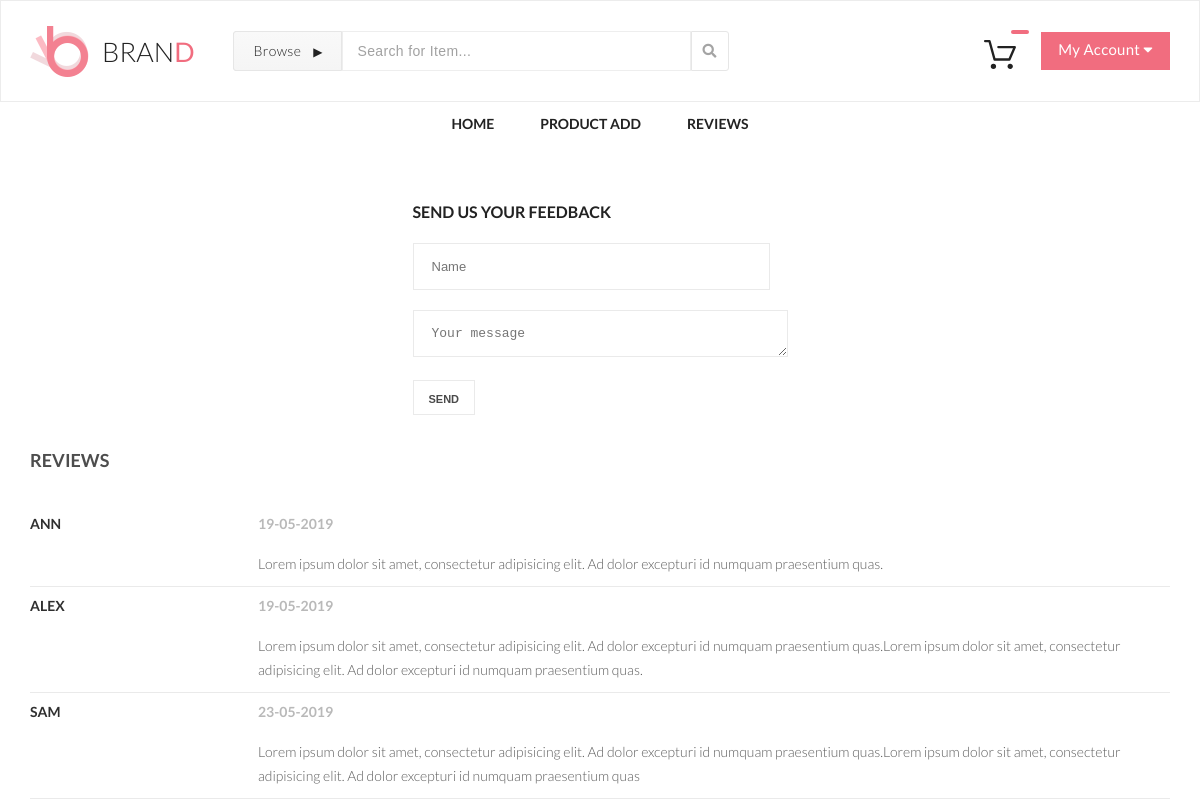
Screenshot of /?pages=reviews with the database file from the repository.
### tables this page shows
CREATE TABLE `reviews` (
  `id` int(11) NOT NULL,
  `name` varchar(30) NOT NULL,
  `text` text NOT NULL,
  `date` timestamp NOT NULL DEFAULT current_timestamp() COMMENT 'дата получения отзыва',
  `id_product` int(11) DEFAULT NULL
);

### all/config.php (called while the page is built, shortened)
<?php
function connect()
{
    static $link;
    if (empty($link)) {
        $link = mysqli_connect("localhost", "root", "", "gbphp");
    }
    return $link;
}

### public/index.php (called while the page is built, shortened)
<?php
include ("../all/L7/main.php");

### all/pages/reviewsPage.php (the view, shortened to what this page needs)
<?php
function index()
{
    $message = "";
    $sql = "SELECT name, text, date FROM reviews WHERE id_product IS NULL";
    $res = mysqli_query(connect(), $sql);
    while ($row = mysqli_fetch_assoc($res)) {
        $date = date("d-m-Y", strtotime($row["date"]));
        $feedback .= <<<php
        <div class="feedback">
            <h3 class="bold-text">{$row['name']}</h3>
            <div class="feedback-text">
                <p class="text-material-designer text-material-designer_margin">$date</p>
                <p class="text-details text-details__feedback">{$row['text']}</p>
            </div>
        </div>
php;
    }
    $html = <<<php
        <div class="feedback-block">
            <div class="feedback-new">
                <div>
                    <h2 class="shopping-cart-forms-text">Send Us Your Feedback</h2>
                    <p class="shopping-cart-forms-text pink">{$message}</p>
                    <form method="post" action="?pages=reviews&func=feedbackAdd">
                        <input class="shopping-cart-forms-input shopping-cart-forms-input_width"
                               placeholder="Name" type="text" name="name">
                        <textarea class="shopping-cart-forms-input textarea_size" placeholder="Your message"
                                  name="text"></textarea>
                        <input class="button-black shopping-cart-forms-button_size modal_size" type="submit" value="SEND">
                    </form>
                </div>
            </div>
            <div class="container">
                <h2 class="name-product name-product_margin">Reviews</h2>
                $feedback
            </div>
        </div>
php;
    return $html;
}

### public/style.css (style rules this page uses)
* { margin: 0; padding: 0; }
.button-black { text-decoration: none; color: #4a4a4a; border: 1px solid #eaeaea; background-color: #ffffff; font-weight: 700; text-transform: uppercase; }
.shopping-cart-forms-text { color: #222222; font-size: 16px; font-weight: 700; text-transform: uppercase; margin-bottom: 22px; }
.shopping-cart-forms-input { border: 1px solid #eaeaea; background-color: #ffffff; color: #4a4a4a; font-size: 13px; font-weight: 300; height: 45px; width: 355px; display: block; line-height: 45px; outline: none; margin-bottom: 20px; position: relative; padding-left: 18px; }
.shopping-cart-forms-input:last-of-type { margin-bottom: 23px; }
.shopping-cart-forms-input_width { width: 337px; }
.shopping-cart-forms-button_size { height: 35px; padding: 12px 15px; font-size: 11px; }
body { font-family: "Lato", sans-serif; }
.container { width: 1140px; margin: 0 auto; }
.logo { color: #222222; font-size: 27px; font-weight: 300; text-transform: uppercase; text-decoration: none; display: flex; align-items: center; margin-right: 37px; }
.header { box-shadow: 0 0 10px rgba(0, 0, 0, 0.17); border: 1px solid #ececec; background-color: #ffffff; }
.img-cart { margin-top: 10px; }
.header-flex { display: flex; justify-content: space-between; height: 100px; align-items: center; }
.header-left { display: flex; align-items: center; }
.header-form { display: flex; align-items: center; }
.header-right { display: flex; align-items: center; }
.pink-D { color: #f16d7f; font-weight: 500; letter-spacing: 1px; }
.cart-box { position: relative; }
.button { padding-left: 17px; padding-right: 17px; height: 38px; display: block; text-decoration: none; color: #ffffff; font-size: 15px; font-weight: 400; letter-spacing: 0.28px; line-height: 34px; background-color: #f16d7f; margin-left: 25px; }
.navigation { background-color: #ffffff; }
.menu-link { color: #222222; font-size: 14px; font-weight: 700; text-transform: uppercase; text-decoration: none; padding: 13px 23px 20px; display: block; }
.menu { display: flex; list-style-type: none; justify-content: center; }
.Browse { border-radius: 3px 0 0 3px; border: 1px solid #e6e6e6; background-color: #cdcdcc; background-image: linear-gradient(to bottom, #f9f9f9 0%, #f5f5f5 100%); color: #222222; font-size: 14px; font-weight: 300; letter-spacing: 0.35px; padding-left: 20px; height: 38px; width: 87px; line-height: 38px; position: relative; }
summary { outline: none; display: block; }
.Browse:after { content: "▶"; padding-left: 1em; font-size: 12px; }
.input-form { width: 317px; height: 38px; border: 1px solid #e6e6e6; background-color: #ffffff; font-size: 14px; font-weight: 300; letter-spacing: 0.35px; padding-right: 15px; padding-left: 15px; opacity: 0.67; position: relative; }
.button-form { color: #a4a4a4; font-size: 14px; font-weight: 400; letter-spacing: 0.35px; padding-left: 11px; padding-right: 11px; line-height: 38px; border-radius: 0 3px 3px 0; border: 1px solid #e6e6e6; background-color: #ffffff; outline: none; }
.img-cart { position: relative; }
.cart-items { background-color: #f16d7f; color: white; padding: 2px 9px; border-radius: 10px; display: flex; justify-content: center; position: absolute; top: 0; right: -13px; }
.img-logo { margin-right: 13px; }
.menu-list { position: relative; }
.name-product { color: #4d4d4d; font-size: 18px; font-weight: 700; text-transform: uppercase; margin-top: 34px; }
.text-details { color: #5e5e5e; font-size: 14px; font-weight: 300; line-height: 24px; margin-top: 67px; }
.bold-text { color: #2f2f2f; font-size: 14px; font-weight: 700; text-transform: uppercase; }
.text-material-designer { color: #b9b9b9; font-size: 14px; font-weight: 700; text-transform: uppercase; margin-top: 28px; margin-right: 44px; }
html, body { height: 100%; }
.feedback-new { display: flex; justify-content: center; margin-top: 50px; }
.feedback { display: grid; grid-template-columns: 1fr 4fr; border-bottom: 1px solid #eaeaea; padding: 10px 0; }
.text-material-designer_margin { margin: 0; }
.name-product_margin { margin: 34px 0; }
.text-details__feedback { margin-bottom: 0; margin-top: 20px; }

### rows the page displays
reviews: name "ANN", date "19-05-2019", text "Lorem ipsum dolor sit amet, consectetur adipisicing elit. Ad dolor excepturi id numquam praesentium quas."
reviews: name "ALEX", date "19-05-2019", text "Lorem ipsum dolor sit amet, consectetur adipisicing elit. Ad dolor excepturi id numquam praesentium quas.Lorem ipsum dolor sit amet, consectetur adipisicing elit. Ad dolor excepturi id numquam praesentium quas."
reviews: name "SAM", date "23-05-2019", text "Lorem ipsum dolor sit amet, consectetur adipisicing elit. Ad dolor excepturi id numquam praesentium quas.Lorem ipsum dolor sit amet, consectetur adipisicing elit. Ad dolor excepturi id numquam praesentium quas"
